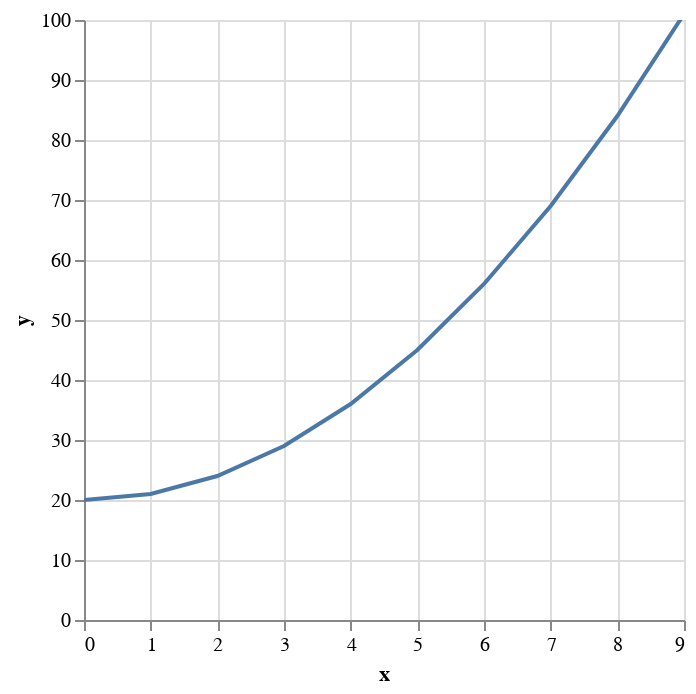

Write notebook code for a chart like this one.
### Code cell
options = [1, 2, 3]
labels = [str(option) + ' ' for option in options]

input_dropdown = alt.binding_radio(
    # Add the empty selection which shows all when clicked
    options=options,
    labels=labels,
    name='A: '
)
selection = alt.selection_point(
    value=1,
    fields=['a'],
    bind=input_dropdown,
)

input_dropdown2 = alt.binding_radio(
    # Add the empty selection which shows all when clicked
    options=[10, 20, 30],
    #labels=labels,
    name='B: '
)
selection2 = alt.selection_point(
    value=20,
    fields=['b'],
    bind=input_dropdown2,
)

alt.Chart(df).mark_line(clip=True).encode(
    x=alt.X('x:Q').scale(domain=(0, 9)),
    y=alt.Y('y:Q').scale(domain=(0, 100)),
    detail=["a", "b"]
    # We need to set a constant domain to preserve the colors
    # when only one region is shown at a time
    #color=alt.Color('Origin:N').scale(domain=options),
).add_params(
    selection2, selection
).transform_filter(
    selection
).transform_filter(
    selection2
)

### Figure 1 — Vega-Lite specification as saved in the notebook (floating-point values rounded to 4 significant figures)
{"config": {"view": {"continuousWidth": 300, "continuousHeight": 300}}, "data": {"name": "data-2a50f39381b7daebb74426d294b56119"}, "mark": {"type": "line", "clip": true}, "encoding": {"detail": [{"field": "a", "type": "quantitative"}, {"field": "b", "type": "quantitative"}], "x": {"field": "x", "scale": {"domain": [0, 9]}, "type": "quantitative"}, "y": {"field": "y", "scale": {"domain": [0, 100]}, "type": "quantitative"}}, "params": [{"name": "param_62", "select": {"type": "point", "fields": ["b"]}, "bind": {"input": "radio", "options": [10, 20, 30], "name": "B: "}, "value": 20}, {"name": "param_61", "select": {"type": "point", "fields": ["a"]}, "bind": {"input": "radio", "options": [1, 2, 3], "labels": ["1 ", "2 ", "3 "], "name": "A: "}, "value": 1}], "transform": [{"filter": {"param": "param_61"}}, {"filter": {"param": "param_62"}}], "$schema": "https://vega.github.io/schema/vega-lite/v5.15.1.json", "datasets": {"data-2a50f39381b7daebb74426d294b56119": [{"a": 1, "b": 10, "x": 0, "y": 10}, {"a": 1, "b": 10, "x": 1, "y": 11}, {"a": 1, "b": 10, "x": 2, "y": 14}, {"a": 1, "b": 10, "x": 3, "y": 19}, {"a": 1, "b": 10, "x": 4, "y": 26}, {"a": 1, "b": 10, "x": 5, "y": 35}, {"a": 1, "b": 10, "x": 6, "y": 46}, {"a": 1, "b": 10, "x": 7, "y": 59}, {"a": 1, "b": 10, "x": 8, "y": 74}, {"a": 1, "b": 10, "x": 9, "y": 91}, {"a": 1, "b": 20, "x": 0, "y": 20}, {"a": 1, "b": 20, "x": 1, "y": 21}, {"a": 1, "b": 20, "x": 2, "y": 24}, {"a": 1, "b": 20, "x": 3, "y": 29}, {"a": 1, "b": 20, "x": 4, "y": 36}, {"a": 1, "b": 20, "x": 5, "y": 45}, {"a": 1, "b": 20, "x": 6, "y": 56}, {"a": 1, "b": 20, "x": 7, "y": 69}, {"a": 1, "b": 20, "x": 8, "y": 84}, {"a": 1, "b": 20, "x": 9, "y": 101}, {"a": 1, "b": 30, "x": 0, "y": 30}, {"a": 1, "b": 30, "x": 1, "y": 31}, {"a": 1, "b": 30, "x": 2, "y": 34}, {"a": 1, "b": 30, "x": 3, "y": 39}, {"a": 1, "b": 30, "x": 4, "y": 46}, {"a": 1, "b": 30, "x": 5, "y": 55}, {"a": 1, "b": 30, "x": 6, "y": 66}, {"a": 1, "b": 30, "x": 7, "y": 79}, {"a": 1, "b": 30, "x": 8, "y": 94}, {"a": 1, "b": 30, "x": 9, "y": 111}, {"a": 2, "b": 10, "x": 0, "y": 10}, {"a": 2, "b": 10, "x": 1, "y": 12}, {"a": 2, "b": 10, "x": 2, "y": 18}, {"a": 2, "b": 10, "x": 3, "y": 28}, {"a": 2, "b": 10, "x": 4, "y": 42}, {"a": 2, "b": 10, "x": 5, "y": 60}, {"a": 2, "b": 10, "x": 6, "y": 82}, {"a": 2, "b": 10, "x": 7, "y": 108}, {"a": 2, "b": 10, "x": 8, "y": 138}, {"a": 2, "b": 10, "x": 9, "y": 172}, {"a": 2, "b": 20, "x": 0, "y": 20}, {"a": 2, "b": 20, "x": 1, "y": 22}, {"a": 2, "b": 20, "x": 2, "y": 28}, {"a": 2, "b": 20, "x": 3, "y": 38}, {"a": 2, "b": 20, "x": 4, "y": 52}, {"a": 2, "b": 20, "x": 5, "y": 70}, {"a": 2, "b": 20, "x": 6, "y": 92}, {"a": 2, "b": 20, "x": 7, "y": 118}, {"a": 2, "b": 20, "x": 8, "y": 148}, {"a": 2, "b": 20, "x": 9, "y": 182}, {"a": 2, "b": 30, "x": 0, "y": 30}, {"a": 2, "b": 30, "x": 1, "y": 32}, {"a": 2, "b": 30, "x": 2, "y": 38}, {"a": 2, "b": 30, "x": 3, "y": 48}, {"a": 2, "b": 30, "x": 4, "y": 62}, {"a": 2, "b": 30, "x": 5, "y": 80}, {"a": 2, "b": 30, "x": 6, "y": 102}, {"a": 2, "b": 30, "x": 7, "y": 128}, {"a": 2, "b": 30, "x": 8, "y": 158}, {"a": 2, "b": 30, "x": 9, "y": 192}, {"a": 3, "b": 10, "x": 0, "y": 10}, {"a": 3, "b": 10, "x": 1, "y": 13}, {"a": 3, "b": 10, "x": 2, "y": 22}, {"a": 3, "b": 10, "x": 3, "y": 37}, {"a": 3, "b": 10, "x": 4, "y": 58}, {"a": 3, "b": 10, "x": 5, "y": 85}, {"a": 3, "b": 10, "x": 6, "y": 118}, {"a": 3, "b": 10, "x": 7, "y": 157}, {"a": 3, "b": 10, "x": 8, "y": 202}, {"a": 3, "b": 10, "x": 9, "y": 253}, {"a": 3, "b": 20, "x": 0, "y": 20}, {"a": 3, "b": 20, "x": 1, "y": 23}, {"a": 3, "b": 20, "x": 2, "y": 32}, {"a": 3, "b": 20, "x": 3, "y": 47}, {"a": 3, "b": 20, "x": 4, "y": 68}, {"a": 3, "b": 20, "x": 5, "y": 95}, {"a": 3, "b": 20, "x": 6, "y": 128}, {"a": 3, "b": 20, "x": 7, "y": 167}, {"a": 3, "b": 20, "x": 8, "y": 212}, {"a": 3, "b": 20, "x": 9, "y": 263}, {"a": 3, "b": 30, "x": 0, "y": 30}, {"a": 3, "b": 30, "x": 1, "y": 33}, {"a": 3, "b": 30, "x": 2, "y": 42}, {"a": 3, "b": 30, "x": 3, "y": 57}, {"a": 3, "b": 30, "x": 4, "y": 78}, {"a": 3, "b": 30, "x": 5, "y": 105}, {"a": 3, "b": 30, "x": 6, "y": 138}, {"a": 3, "b": 30, "x": 7, "y": 177}, {"a": 3, "b": 30, "x": 8, "y": 222}, {"a": 3, "b": 30, "x": 9, "y": 273}]}}
